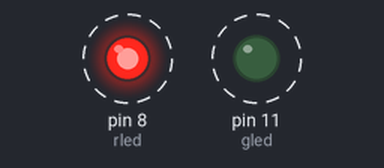
Bench run of a sketch on a simulated Arduino Uno, built with avr-gcc and run on an emulated ATmega328P. On the bench: output pins drawn as LEDs (lit = HIGH). Dashed ring = blinking.

Above: at 0.12 s.
Timing chart, 0 to 3.0 s (numbered marks = the images above):
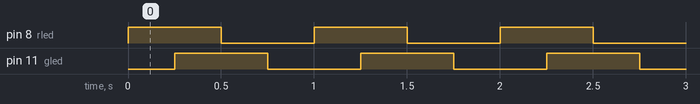

The sketch:

led.ino
```cpp
int rled = 8;
int gled=11;
//int bled=12;

const int delayTime=250;

void setup()

{

pinMode(rled, OUTPUT);
pinMode(gled, OUTPUT);
//pinMode(bled, OUTPUT);
}

void loop()

{

digitalWrite(rled, HIGH);
delay(delayTime);
digitalWrite(gled, HIGH);
delay(delayTime);
//digitalWrite(bled, HIGH);
//delay(delayTime);
digitalWrite(rled, LOW);
delay(delayTime);
digitalWrite(gled, LOW);
delay(delayTime);
//digitalWrite(bled, LOW);
//delay(delayTime);
}
```

Measured:
- by itself, pin 8 (rled), pin 11 (gled): alternates HIGH for 0.50 s and LOW for 0.50 s
- by itself, everything shown: repeats every 1.0 s, in 4 steps
